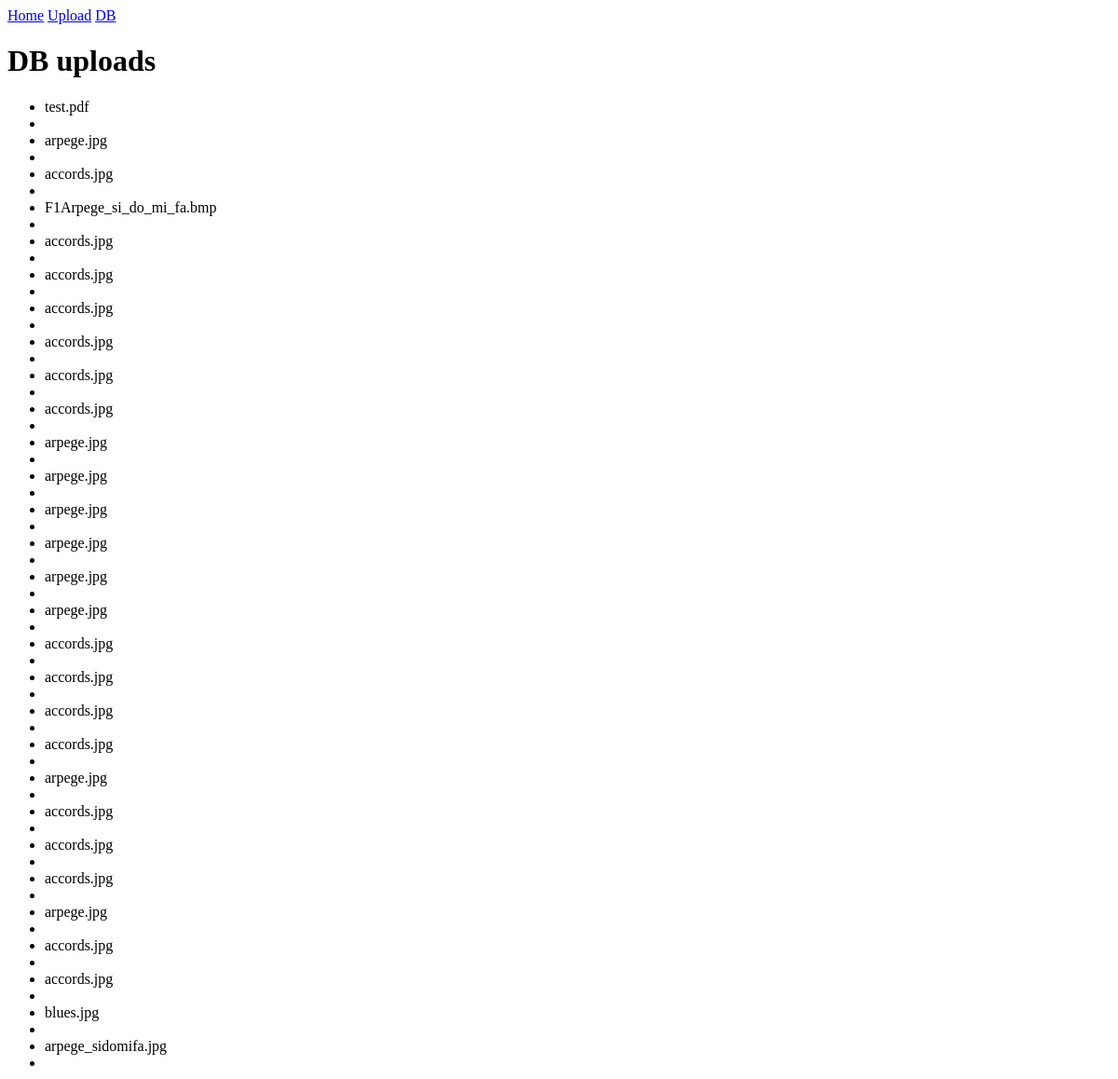
/upload_db, run on an earlier commit of the app's database.
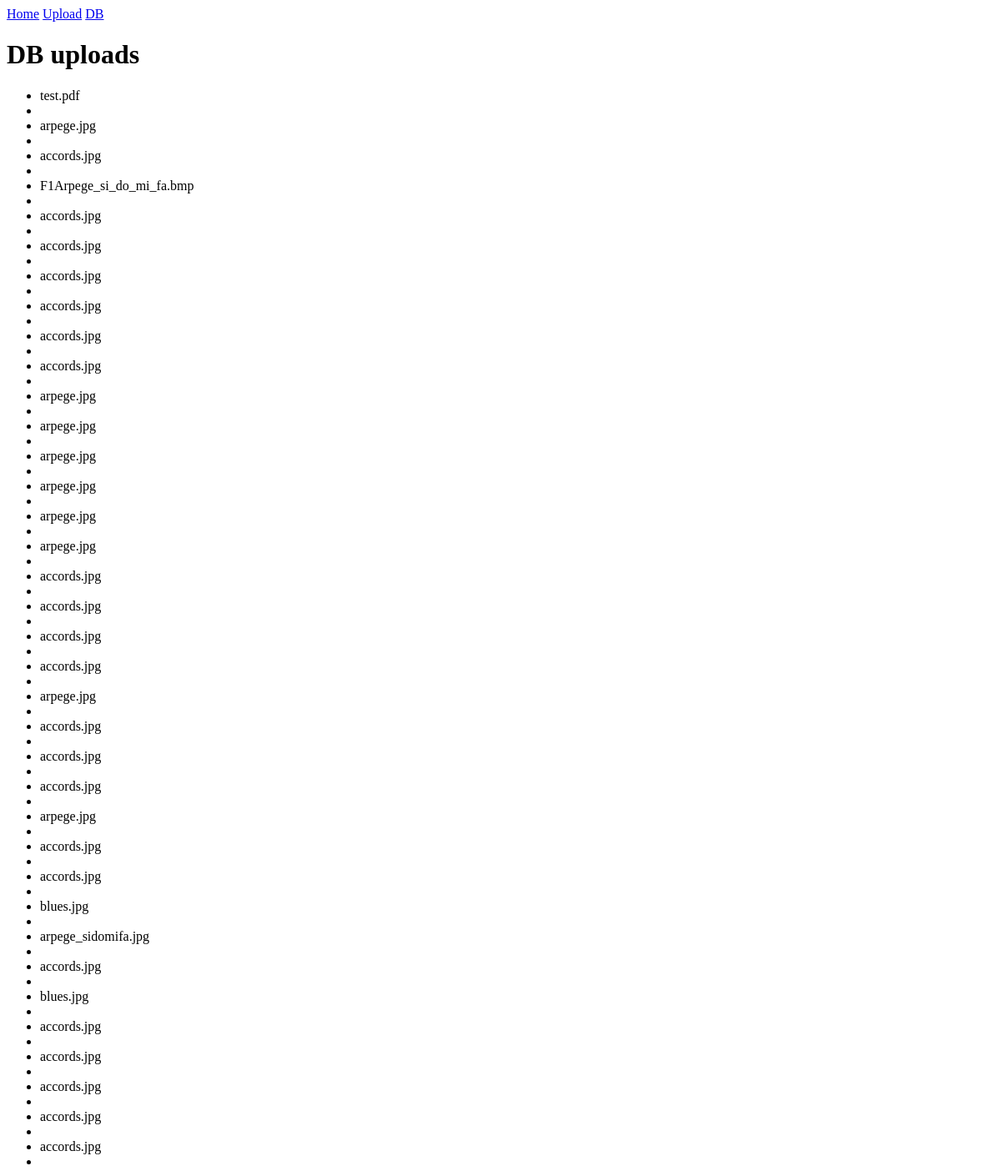
And on a later commit of the database.
### app/models.py (models this page shows, shortened)
class Upload(db.Model):
    id = db.Column(db.Integer, primary_key=True)
    filename = db.Column(db.String(200), index=True)

### app/routes.py (the view)
@app.route('/upload_db')
def upload_db():
    uploads = Upload.query.all()
    return render_template('upload_db.html', uploads=uploads, os=os)

### app/templates/upload_db.html
{% extends "base.html" %}
{% block content %}
    <h1>DB uploads</h1>
    {% if uploads %}
    <p>
        <ul>
            {% for upload in uploads %}
            <li>{% if os.path.isfile('./app/static/uploads/'+upload.filename) %}(I){% endif %} {{ upload.filename }}</li>
            <li>{% if os.path.isfile('./app/static/uploads/'+upload.filename) %} <img src="./static/uploads/{{ upload.filename }}" height="100px"/> {% endif %}</li>
            {% endfor %}
        </ul>
    </p>
    {% endif %}
{% endblock %}

What changed in the data, as far as the page shows it:
added Upload: filename "accords.jpg"
added Upload: filename "blues.jpg"
added Upload: filename "accords.jpg"
added Upload: filename "accords.jpg"
added Upload: filename "accords.jpg"
added Upload: filename "accords.jpg"
added Upload: filename "accords.jpg"
